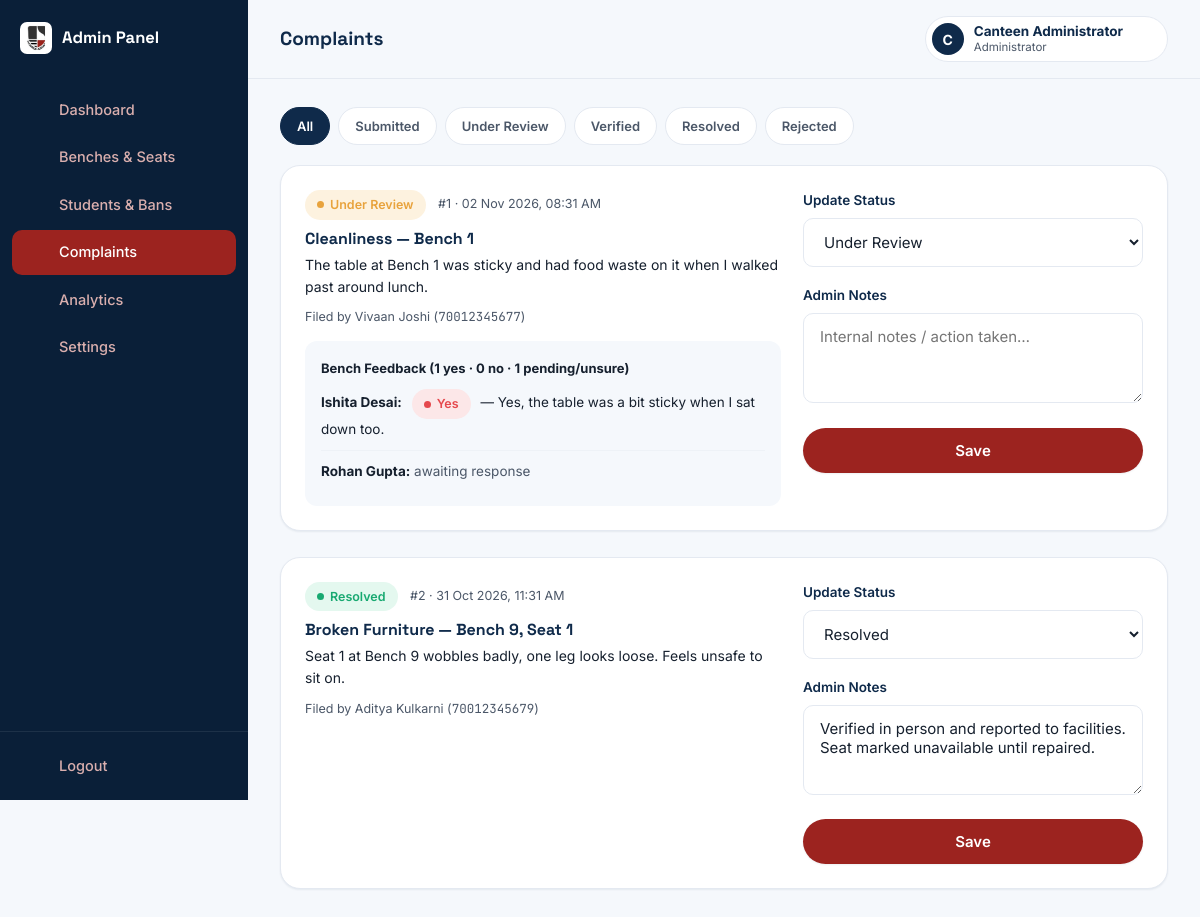
/admin/complaints.php (signed in), run on the app's committed database.
### tables this page shows
CREATE TABLE complaints (
  id               INT AUTO_INCREMENT PRIMARY KEY,
  student_id       INT NOT NULL,
  complaint_type   ENUM('seat_misuse','reserved_seat_occupied','broken_furniture','cleanliness','other') NOT NULL,
  bench_id         INT DEFAULT NULL,
  seat_id          INT DEFAULT NULL,
  description      TEXT NOT NULL,
  image_path       VARCHAR(255) DEFAULT NULL,
  status           ENUM('submitted','under_review','verified','rejected','resolved') NOT NULL DEFAULT 'submitted',
  admin_notes      TEXT DEFAULT NULL,
  created_at       TIMESTAMP NOT NULL DEFAULT CURRENT_TIMESTAMP,
  updated_at       TIMESTAMP NOT NULL DEFAULT CURRENT_TIMESTAMP ON UPDATE CURRENT_TIMESTAMP,
  CONSTRAINT fk_complaint_student FOREIGN KEY (student_id) REFERENCES students(id) ON DELETE CASCADE,
  CONSTRAINT fk_complaint_bench FOREIGN KEY (bench_id) REFERENCES benches(id) ON DELETE SET NULL,
  CONSTRAINT fk_complaint_seat FOREIGN KEY (seat_id) REFERENCES seats(id) ON DELETE SET NULL
);

CREATE TABLE benches (
  id             INT AUTO_INCREMENT PRIMARY KEY,
  bench_number   INT NOT NULL UNIQUE,
  location       VARCHAR(100) DEFAULT NULL,
  qr_token       VARCHAR(64) NOT NULL UNIQUE,
  status         ENUM('active','unavailable') NOT NULL DEFAULT 'active',
  created_at     TIMESTAMP NOT NULL DEFAULT CURRENT_TIMESTAMP
);

CREATE TABLE students (
  id             INT AUTO_INCREMENT PRIMARY KEY,
  sap_id         VARCHAR(11) NOT NULL UNIQUE,
  password_hash  VARCHAR(255) NOT NULL,
  name           VARCHAR(100) NOT NULL,
  branch         VARCHAR(100) NOT NULL,
  year           TINYINT NOT NULL,
  email          VARCHAR(150) DEFAULT NULL,
  no_show_count  INT NOT NULL DEFAULT 0,
  created_at     TIMESTAMP NOT NULL DEFAULT CURRENT_TIMESTAMP,
  CONSTRAINT chk_sap_id_format CHECK (sap_id REGEXP '^[0-9]{11}$'),
  CONSTRAINT chk_year_range CHECK (year BETWEEN 1 AND 4)
);

CREATE TABLE complaint_feedback (
  id             INT AUTO_INCREMENT PRIMARY KEY,
  complaint_id   INT NOT NULL,
  student_id     INT NOT NULL,
  response       ENUM('yes','no','not_sure') DEFAULT NULL,
  comments       TEXT DEFAULT NULL,
  status         ENUM('pending','responded') NOT NULL DEFAULT 'pending',
  requested_at   TIMESTAMP NOT NULL DEFAULT CURRENT_TIMESTAMP,
  responded_at   DATETIME DEFAULT NULL,
  CONSTRAINT fk_cf_complaint FOREIGN KEY (complaint_id) REFERENCES complaints(id) ON DELETE CASCADE,
  CONSTRAINT fk_cf_student FOREIGN KEY (student_id) REFERENCES students(id) ON DELETE CASCADE,
  UNIQUE KEY uniq_complaint_student (complaint_id, student_id)
);

CREATE TABLE seats (
  id             INT AUTO_INCREMENT PRIMARY KEY,
  bench_id       INT NOT NULL,
  seat_number    TINYINT NOT NULL,
  status         ENUM('available','reserved','occupied','unavailable') NOT NULL DEFAULT 'available',
  UNIQUE KEY uniq_bench_seat (bench_id, seat_number),
  CONSTRAINT fk_seats_bench FOREIGN KEY (bench_id) REFERENCES benches(id) ON DELETE CASCADE,
  CONSTRAINT chk_seat_number CHECK (seat_number BETWEEN 1 AND 4)
);

### includes/functions.php (called while the page is built, shortened)
<?php
function e(?string $value): string
{
    return htmlspecialchars($value ?? '', ENT_QUOTES, 'UTF-8');
}
function formatDateTime(?string $datetime): string
{
    return date('d M Y, h:i A', strtotime($datetime));
}
function statusLabel(string $status): string
{
    $map = [
        'reserved' => 'Reserved', 'occupied' => 'Occupied', 'completed' => 'Completed',
        'expired' => 'Expired', 'cancelled' => 'Cancelled', 'available' => 'Available',
        'unavailable' => 'Unavailable', 'submitted' => 'Submitted', 'under_review' => 'Under Review',
        'verified' => 'Verified', 'rejected' => 'Rejected', 'resolved' => 'Resolved',
        'pending' => 'Pending', 'responded' => 'Responded',
        'seat_misuse' => 'Seat Misuse', 'reserved_seat_occupied' => 'Reserved Seat Occupied by Someone Else',
        'broken_furniture' => 'Broken Furniture', 'cleanliness' => 'Cleanliness', 'other' => 'Other',
    ];
    return $map[$status] ?? ucfirst(str_replace('_', ' ', $status));
}

### includes/auth.php (called while the page is built, shortened)
<?php
function isAdminLoggedIn(): bool
{
    return isset($_SESSION['admin_id']);
}
function currentAdminId(): ?int
{
    return $_SESSION['admin_id'] ?? null;
}
function currentAdmin(): ?array
{
    $stmt = getDB()->prepare('SELECT id, username, name, created_at FROM admins WHERE id = ?');
    $stmt->execute([currentAdminId()]);
    return $stmt->fetch() ?: null;
}

### includes/db.php (called while the page is built)
<?php
function getDB(): PDO
{
    static $pdo = null;
    if ($pdo === null) {
        $dsn = 'mysql:host=' . DB_HOST . ';dbname=' . DB_NAME . ';charset=utf8mb4';
        try {
            $pdo = new PDO($dsn, DB_USER, DB_PASS, [
                PDO::ATTR_ERRMODE            => PDO::ERRMODE_EXCEPTION,
                PDO::ATTR_DEFAULT_FETCH_MODE => PDO::FETCH_ASSOC,
                PDO::ATTR_EMULATE_PREPARES   => false,
            ]);
            $pdo->exec("SET time_zone = '+05:30'");
        } catch (PDOException $e) {
            http_response_code(500);
            die('Database connection failed. Check includes/config.php and make sure MySQL is running in XAMPP. (' . htmlspecialchars($e->getMessage()) . ')');
        }
    }
    return $pdo;
}

### admin/complaints.php (the view, shortened to what this page needs)
<?php
require_once __DIR__ . '/../includes/db.php';
require_once __DIR__ . '/../includes/auth.php';
require_once __DIR__ . '/../includes/functions.php';
require_once __DIR__ . '/../includes/icons.php';
$pdo = getDB();
$filter = $_GET['status'] ?? 'all';
$sql = "SELECT c.*, s.name AS complainant, s.sap_id, b.bench_number, seat.seat_number
        FROM complaints c
        JOIN students s ON s.id = c.student_id
        LEFT JOIN benches b ON b.id = c.bench_id
        LEFT JOIN seats seat ON seat.id = c.seat_id";
$params = [];
$sql .= ' ORDER BY c.created_at DESC';
$stmt = $pdo->prepare($sql);
$stmt->execute($params);
$complaints = $stmt->fetchAll();
$feedbackByComplaint = [];
if ($complaints) {
    $ids = array_column($complaints, 'id');
    $in = implode(',', array_fill(0, count($ids), '?'));
    $fbStmt = $pdo->prepare(
        "SELECT cf.*, st.name FROM complaint_feedback cf JOIN students st ON st.id = cf.student_id
         WHERE cf.complaint_id IN ($in) ORDER BY cf.requested_at"
    );
    $fbStmt->execute($ids);
    foreach ($fbStmt->fetchAll() as $fb) {
        $feedbackByComplaint[$fb['complaint_id']][] = $fb;
    }
}
$pageTitle = 'Complaints';
$filters = ['all' => 'All', 'submitted' => 'Submitted', 'under_review' => 'Under Review', 'verified' => 'Verified', 'resolved' => 'Resolved', 'rejected' => 'Rejected'];
?>
<!DOCTYPE html>
<html lang="en">
<head>
<link rel="stylesheet" href="<?= BASE_URL ?>/css/style.css">
<link rel="stylesheet" href="<?= BASE_URL ?>/css/app.css">
<link rel="stylesheet" href="<?= BASE_URL ?>/css/admin.css">
</head>
<body class="app-body">
<div class="app-shell">
  <?php include __DIR__ . '/../includes/admin_sidebar.php'; ?>
  <div class="app-main">
    <?php include __DIR__ . '/../includes/admin_header.php'; ?>
    <main class="app-content">
      <div class="filter-bar">
        <?php foreach ($filters as $key => $label): ?>
          <a href="?status=<?= $key ?>" class="filter-chip <?= $filter === $key ? 'active' : '' ?>"><?= $label ?></a>
        <?php endforeach; ?>
      </div>
      <?php foreach ($complaints as $c):
        $badgeClass = match($c['status']) { 'resolved','verified' => 'badge-available', 'under_review' => 'badge-reserved', 'rejected' => 'badge-occupied', default => 'badge-neutral' };
        $feedback = $feedbackByComplaint[$c['id']] ?? [];
        $yes = count(array_filter($feedback, fn($f) => $f['response'] === 'yes'));
        $no = count(array_filter($feedback, fn($f) => $f['response'] === 'no'));
      ?>
        <div class="card section-gap">
          <div class="complaint-detail-grid">
            <div>
              <div style="display:flex; justify-content:space-between; align-items:flex-start; margin-bottom:10px;">
                <div>
                  <span class="badge <?= $badgeClass ?>"><?= statusLabel($c['status']) ?></span>
                  <span style="margin-left:8px; font-size:12.5px; color:var(--ink-600);">#<?= $c['id'] ?> · <?= formatDateTime($c['created_at']) ?></span>
                </div>
              </div>
              <h3 style="font-size:16px; margin-bottom:6px;"><?= e(statusLabel($c['complaint_type'])) ?><?= $c['bench_number'] ? ' — Bench ' . (int)$c['bench_number'] : '' ?><?= $c['seat_number'] ? ', Seat ' . (int)$c['seat_number'] : '' ?></h3>
              <p style="color:var(--ink-900); font-size:14px; margin-bottom:10px;"><?= e($c['description']) ?></p>
              <p style="font-size:12.5px; color:var(--ink-600); margin-bottom:14px;">Filed by <?= e($c['complainant']) ?> (<span class="mono"><?= e($c['sap_id']) ?></span>)</p>
              <?php if ($feedback): ?>
                <div style="background:var(--paper); border-radius:12px; padding:14px 16px; margin-top:10px;">
                  <strong style="font-size:13px;">Bench Feedback (<?= $yes ?> yes · <?= $no ?> no · <?= count($feedback) - $yes - $no ?> pending/unsure)</strong>
                  <?php foreach ($feedback as $fb): ?>
                    <div class="feedback-mini">
                      <strong><?= e($fb['name']) ?>:</strong>
                      <?php if ($fb['status'] === 'pending'): ?>
                        <span style="color:var(--ink-600);">awaiting response</span>
                      <?php else: ?>
                        <span class="badge <?= $fb['response'] === 'yes' ? 'badge-occupied' : ($fb['response'] === 'no' ? 'badge-available' : 'badge-unavailable') ?>" style="margin:0 6px;"><?= ucfirst(str_replace('_',' ',$fb['response'])) ?></span>
                        <?php if ($fb['comments']): ?>— <?= e($fb['comments']) ?><?php endif; ?>
                      <?php endif; ?>
                    </div>
                  <?php endforeach; ?>
                </div>
              <?php endif; ?>
            </div>
            <div>
              <form method="POST">
                <div class="field">
                  <label>Update Status</label>
                  <select name="status">
                    <?php foreach (['submitted','under_review','verified','rejected','resolved'] as $st): ?>
                      <option value="<?= $st ?>" <?= $c['status'] === $st ? 'selected' : '' ?>><?= statusLabel($st) ?></option>
                    <?php endforeach; ?>
                  </select>
                </div>
                <div class="field">
                  <label>Admin Notes</label>
                  <textarea name="admin_notes" rows="3" placeholder="Internal notes / action taken…"><?= e($c['admin_notes'] ?? '') ?></textarea>
                </div>
                <button type="submit" class="btn btn-primary btn-block">Save</button>
              </form>
            </div>
          </div>
        </div>
      <?php endforeach; ?>
    </main>
  </div>
</div>
</body>
</html>

### includes/admin_header.php (shortened to what this page needs)
<?php
$admin = currentAdmin();
$pageTitle = $pageTitle ?? 'Dashboard';
?>
<header class="app-header">
  <h1 class="page-title"><?= e($pageTitle) ?></h1>
  <div class="header-actions">
    <div class="dropdown" id="profileDropdown">
      <button class="profile-btn" id="profileBtn">
        <span class="avatar avatar-admin"><?= e(strtoupper(substr($admin['name'], 0, 1))) ?></span>
        <span class="profile-text">
          <strong><?= e($admin['name']) ?></strong>
          <small>Administrator</small>
        </span>
        <?= icon('chevron-down') ?>
      </button>
    </div>
  </div>
</header>

### css/style.css (style rules this page uses)
:root { --navy-950: #0A1F38; --navy-900: #0F2A4A; --navy-800: #15355C; --red-600: #9C231F; --red-700: #7F1C19; --red-50: #F9F1F1; --paper: #F5F8FC; --white: #FFFFFF; --ink-900: #16202E; --ink-600: #4B5768; --slate-400:#A6B0C0; --slate-200:#E4E9F1; --slate-100:#EEF2F7; --status-available: #18A971; --status-available-bg: #E4F8EF; --status-reserved: #E8A33D; --status-reserved-bg: #FDF2DF; --status-occupied: #E5484D; --status-occupied-bg: #FCE7E8; --status-unavailable: #8791A1; --status-unavailable-bg: #EEF0F3; --font-display: 'Space Grotesk', 'Segoe UI', sans-serif; --font-body: 'Inter', 'Segoe UI', sans-serif; --font-mono: 'JetBrains Mono', 'Courier New', monospace; --radius-lg: 20px; --radius-md: 14px; --radius-sm: 10px; --radius-pill: 999px; --shadow-sm: 0 1px 2px rgba(15,42,74,.07); --shadow-md: 0 8px 24px rgba(15,42,74,.10); --shadow-lg: 0 20px 48px rgba(15,42,74,.16); }
*, *::before, *::after { box-sizing: border-box; }
html { scroll-behavior: smooth; }
body { margin: 0; font-family: var(--font-body); color: var(--ink-900); background: var(--paper); -webkit-font-smoothing: antialiased; line-height: 1.55; }
h1, h2, h3, h4 { font-family: var(--font-display); margin: 0 0 .5em; line-height: 1.15; color: var(--navy-900); }
p { margin: 0 0 1em; }
a { color: inherit; text-decoration: none; }
button { font-family: inherit; cursor: pointer; }
.mono { font-family: var(--font-mono); font-variant-numeric: tabular-nums; }
.btn { display: inline-flex; align-items: center; justify-content: center; gap: 8px; padding: 13px 24px; border-radius: var(--radius-pill); border: none; font-weight: 600; font-size: 15px; font-family: var(--font-body); transition: transform .15s ease, box-shadow .15s ease, background-color .15s ease; white-space: nowrap; }
.btn-primary { background: var(--red-600); color: var(--white); box-shadow: var(--shadow-sm); }
.btn-block { width: 100%; }
.field { margin-bottom: 18px; text-align: left; }
.field label { display: block; font-size: 13.5px; font-weight: 600; color: var(--navy-900); margin-bottom: 7px; }
.field input, .field select, .field textarea { width: 100%; padding: 13px 16px; border-radius: var(--radius-sm); border: 1.5px solid var(--slate-200); font-size: 15px; font-family: var(--font-body); background: var(--white); color: var(--ink-900); transition: border-color .15s ease; }
.field textarea { resize: vertical; min-height: 90px; font-family: var(--font-body); }
.badge { display: inline-flex; align-items: center; gap: 6px; padding: 5px 12px; border-radius: var(--radius-pill); font-size: 12.5px; font-weight: 600; }
.badge::before { content: ''; width: 7px; height: 7px; border-radius: 50%; background: currentColor; }
.badge-available { background: var(--status-available-bg); color: var(--status-available); }
.badge-reserved { background: var(--status-reserved-bg); color: var(--status-reserved); }
.badge-occupied { background: var(--status-occupied-bg); color: var(--status-occupied); }

### css/app.css (style rules this page uses)
body.app-body { background: var(--paper); }
.app-shell { display: flex; min-height: 100vh; }
.app-main { flex: 1; min-width: 0; display: flex; flex-direction: column; }
.app-header { position: sticky; top: 0; z-index: 30; background: rgba(245,248,252,.9); backdrop-filter: blur(8px); display: flex; align-items: center; gap: 16px; padding: 16px 32px; border-bottom: 1px solid var(--slate-200); }
.page-title { font-size: 19px; margin: 0; flex: 1; }
.header-actions { display: flex; align-items: center; gap: 10px; }
.profile-btn { display: flex; align-items: center; gap: 10px; background: var(--white); border: 1px solid var(--slate-200); border-radius: var(--radius-pill); padding: 6px 14px 6px 6px; }
.avatar { width: 32px; height: 32px; border-radius: 50%; background: var(--red-600); color: var(--white); display: flex; align-items: center; justify-content: center; font-weight: 700; font-size: 14px; flex-shrink: 0; }
.avatar-admin { background: var(--navy-900); }
.profile-text { display: flex; flex-direction: column; text-align: left; line-height: 1.25; }
.profile-text strong { font-size: 13.5px; color: var(--navy-900); }
.profile-text small { font-size: 11.5px; color: var(--ink-600); }
.dropdown { position: relative; }
.app-content { padding: 28px 32px 100px; max-width: 1200px; width: 100%; margin: 0 auto; }
.card { background: var(--white); border-radius: var(--radius-lg); border: 1px solid var(--slate-200); padding: 24px; box-shadow: var(--shadow-sm); }
.section-gap { margin-bottom: 26px; }

### data on the page
complaints: status "Under Review", id "1", created_at "02 Nov 2026, 08:31 AM", complaint_type "Cleanliness", bench.bench_number "1", description "The table at Bench 1 was sticky and had food waste on it when I walked past around lunch.", student.name "Vivaan Joshi", student.sap_id "70012345677", no "0", count($feedback)-$yes-$no "1"
complaint_feedback: student.name "Ishita Desai", response "Yes", comments "Yes, the table was a bit sticky when I sat down too."
complaint_feedback: student.name "Rohan Gupta", status "awaiting response"
complaints: status "Resolved", id "2", created_at "31 Oct 2026, 11:31 AM", complaint_type "Broken Furniture", bench.bench_number "9", seat.seat_number "1", description "Seat 1 at Bench 9 wobbles badly, one leg looks loose. Feels unsafe to sit on.", student.name "Aditya Kulkarni", student.sap_id "70012345679", admin_notes "Verified in person and reported to facilities. Seat marked unavailable until repaired."

### other printed values
$item['label'] "Dashboard"
$item['label'] "Benches & Seats"
$item['label'] "Students & Bans"
$item['label'] "Complaints"
$item['label'] "Analytics"
$item['label'] "Settings"
$pageTitle "Complaints"
substr($admin['name'], 0, 1) "C"
$admin['name'] "Canteen Administrator"
$label "All"
$label "Submitted"
$label "Under Review"
$label "Verified"
$label "Resolved"
$label "Rejected"
